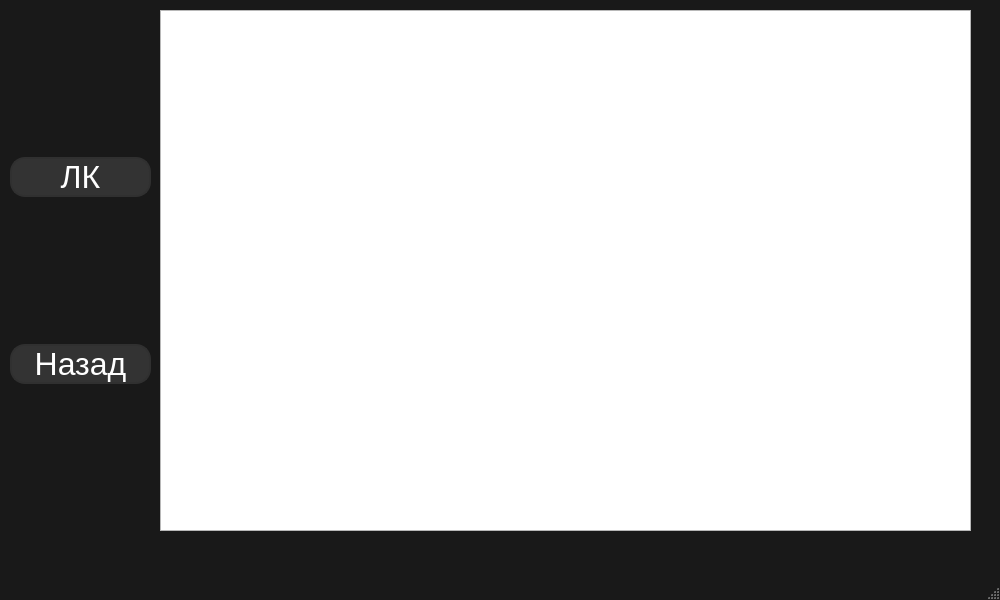
<?xml version="1.0" encoding="UTF-8"?>
<ui version="4.0">
 <class>Work</class>
 <widget class="QMainWindow" name="Work">
  <property name="geometry">
   <rect>
    <x>0</x>
    <y>0</y>
    <width>1000</width>
    <height>600</height>
   </rect>
  </property>
  <property name="minimumSize">
   <size>
    <width>1000</width>
    <height>600</height>
   </size>
  </property>
  <property name="maximumSize">
   <size>
    <width>1000</width>
    <height>600</height>
   </size>
  </property>
  <property name="windowTitle">
   <string>MainWindow</string>
  </property>
  <property name="styleSheet">
   <string notr="true">QPushButton {
background-color: #333333;
border-radius: 15%;
color: white;
border: 2px solid #303030;
}

QPushButton:hover {
 background-color: #505050;
}

QPushButton:pressed {
 background-color: #505050;
}

QMainWindow {
background-color: #191919;
}

QLineEdit {
background-color: #282828;
color: white;
border: 0px;
}

QLabel {
color: white;
}

QComboBox {
background-color: #333333;
border-radius: 15%;
color: white;
border: 2px solid #303030;
}

QComboBox:hover {
 background-color: #505050;
}

QComboBox:pressed {
 background-color: #505050;
}

QComboBox:drop-down {
border: 1px solid #303030;
border-radius: 15%;
 }</string>
  </property>
  <widget class="QWidget" name="centralwidget">
   <widget class="QWidget" name="layoutWidget">
    <property name="geometry">
     <rect>
      <x>10</x>
      <y>10</y>
      <width>141</width>
      <height>521</height>
     </rect>
    </property>
    <layout class="QVBoxLayout" name="verticalLayout">
     <property name="spacing">
      <number>0</number>
     </property>
     <item>
      <widget class="QPushButton" name="pushButton_Setting">
       <property name="sizePolicy">
        <sizepolicy hsizetype="Preferred" vsizetype="Fixed">
         <horstretch>0</horstretch>
         <verstretch>0</verstretch>
        </sizepolicy>
       </property>
       <property name="minimumSize">
        <size>
         <width>0</width>
         <height>0</height>
        </size>
       </property>
       <property name="maximumSize">
        <size>
         <width>16777215</width>
         <height>16777215</height>
        </size>
       </property>
       <property name="font">
        <font>
         <pointsize>24</pointsize>
        </font>
       </property>
       <property name="whatsThis">
        <string/>
       </property>
       <property name="styleSheet">
        <string notr="true"/>
       </property>
       <property name="text">
        <string>ЛК</string>
       </property>
       <property name="autoDefault">
        <bool>false</bool>
       </property>
      </widget>
     </item>
     <item>
      <widget class="QPushButton" name="pushButton_Close">
       <property name="sizePolicy">
        <sizepolicy hsizetype="Preferred" vsizetype="Fixed">
         <horstretch>0</horstretch>
         <verstretch>0</verstretch>
        </sizepolicy>
       </property>
       <property name="minimumSize">
        <size>
         <width>0</width>
         <height>0</height>
        </size>
       </property>
       <property name="maximumSize">
        <size>
         <width>16777215</width>
         <height>16777215</height>
        </size>
       </property>
       <property name="font">
        <font>
         <pointsize>24</pointsize>
        </font>
       </property>
       <property name="styleSheet">
        <string notr="true"/>
       </property>
       <property name="text">
        <string>Назад</string>
       </property>
       <property name="checkable">
        <bool>false</bool>
       </property>
       <property name="autoDefault">
        <bool>false</bool>
       </property>
      </widget>
     </item>
    </layout>
   </widget>
   <widget class="QListView" name="listView">
    <property name="geometry">
     <rect>
      <x>160</x>
      <y>10</y>
      <width>811</width>
      <height>521</height>
     </rect>
    </property>
   </widget>
  </widget>
  <widget class="QMenuBar" name="menubar">
   <property name="geometry">
    <rect>
     <x>0</x>
     <y>0</y>
     <width>1000</width>
     <height>25</height>
    </rect>
   </property>
  </widget>
  <widget class="QStatusBar" name="statusbar"/>
 </widget>
 <resources/>
 <connections/>
</ui>
